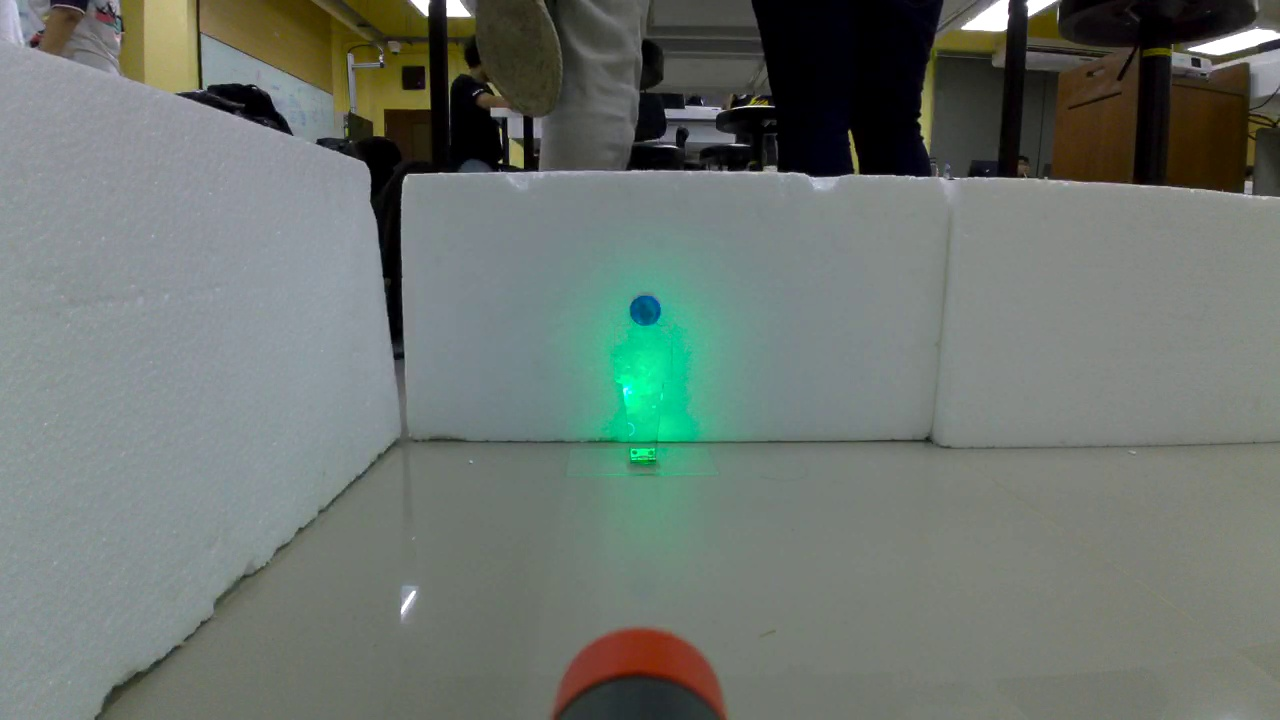
#> input picture boky_man32.jpg, 1280 x 720 px, found by its file name
$ python color_pickler_photo.py
#> lines starting #> are read from the running program, lines starting #| are printed output that depends on the picture; after the words box and inside, x2 and y2 are one past the last pixel; in counts of white or black regions, pixels touching at a corner belong together
import cv2
import numpy as np
import time

def nothing(x):
    pass

# สร้างหน้าต่างสำหรับแถบเลื่อน
cv2.namedWindow("Color Picker")

# รอให้หน้าต่างถูกสร้าง
time.sleep(1)

# สร้างแถบเลื่อนสำหรับแต่ละช่องของ HSV
cv2.createTrackbar("Lower-H", "Color Picker", 0, 180, nothing)
#> slider 'Lower-H' is set to 36
cv2.createTrackbar("Lower-S", "Color Picker", 0, 255, nothing)
#> slider 'Lower-S' is set to 51
cv2.createTrackbar("Lower-V", "Color Picker", 0, 255, nothing)
#> slider 'Lower-V' is set to 51
cv2.createTrackbar("Upper-H", "Color Picker", 180, 180, nothing)
cv2.createTrackbar("Upper-S", "Color Picker", 255, 255, nothing)
cv2.createTrackbar("Upper-V", "Color Picker", 255, 255, nothing)


image_path = r'D:\Subject\Robot Ai\Robot_group\Robot_old_too\boky_man32.jpg'

frame = cv2.imread(image_path)
#> frame is the input picture: shape (720, 1280, 3); mean B, G, R 111.1, 116.9, 108.7

if frame is None:
    print("ไม่สามารถอ่านรูปภาพได้ กรุณาตรวจสอบพาธของไฟล์")
    exit()

while True:
    # สร้างสำเนาของรูปภาพเพื่อไม่ให้กระทบกับภาพต้นฉบับ
    frame_copy = frame.copy()

    # แปลงภาพเป็น HSV
    hsv = cv2.cvtColor(frame_copy, cv2.COLOR_BGR2HSV)
#> hsv: shape (720, 1280, 3); mean H, S, V 69.7, 45.9, 119.9

    # รับค่าจากแถบเลื่อน
    l_h = cv2.getTrackbarPos("Lower-H", "Color Picker")
    l_s = cv2.getTrackbarPos("Lower-S", "Color Picker")
    l_v = cv2.getTrackbarPos("Lower-V", "Color Picker")
    u_h = cv2.getTrackbarPos("Upper-H", "Color Picker")
    u_s = cv2.getTrackbarPos("Upper-S", "Color Picker")
    u_v = cv2.getTrackbarPos("Upper-V", "Color Picker")

    # กำหนดช่วงสี
    lower_range = np.array([l_h, l_s, l_v])
    upper_range = np.array([u_h, u_s, u_v])

    # สร้างมาสก์
    mask = cv2.inRange(hsv, lower_range, upper_range)
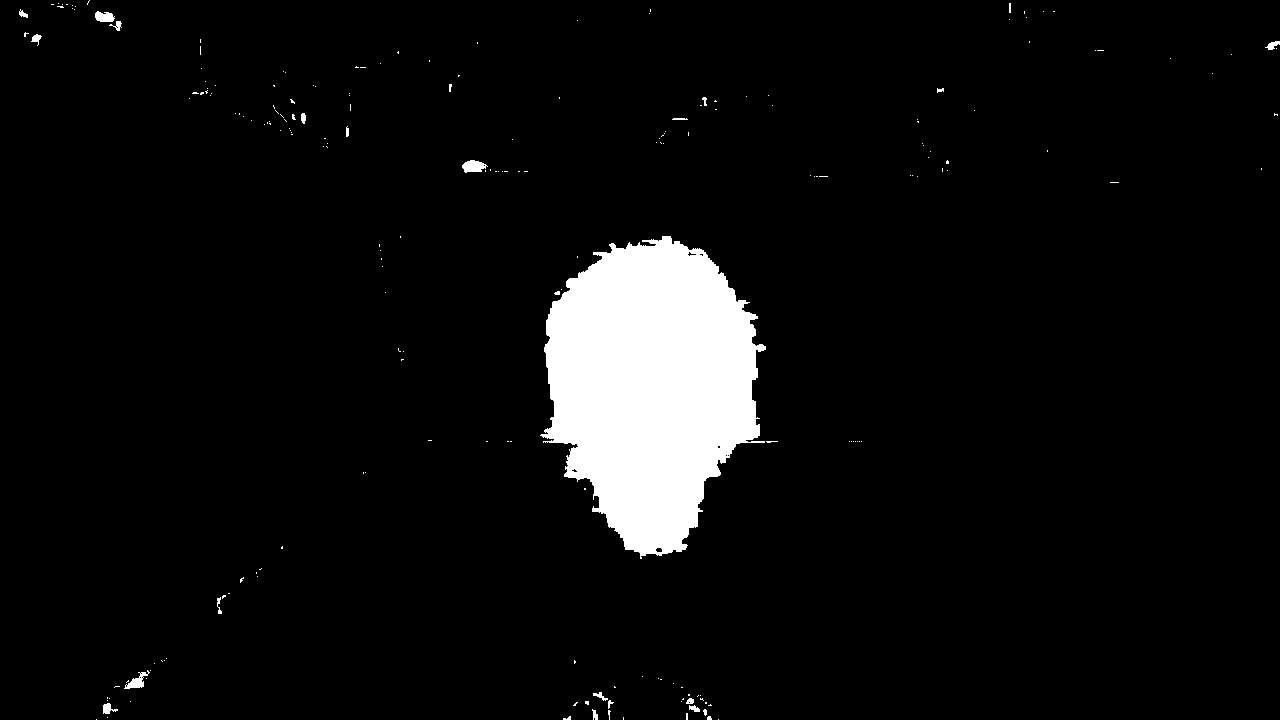
#> mask: shape (720, 1280); 5.6% white; 215 white regions (192 under 20 px), largest, box (x1, y1, x2, y2) and area: (540, 236, 766, 559) 49380, (462, 160, 488, 173) 227, (124, 670, 150, 689) 188

    # ใช้มาสก์กับภาพต้นฉบับ
    result = cv2.bitwise_and(frame_copy, frame_copy, mask=mask)
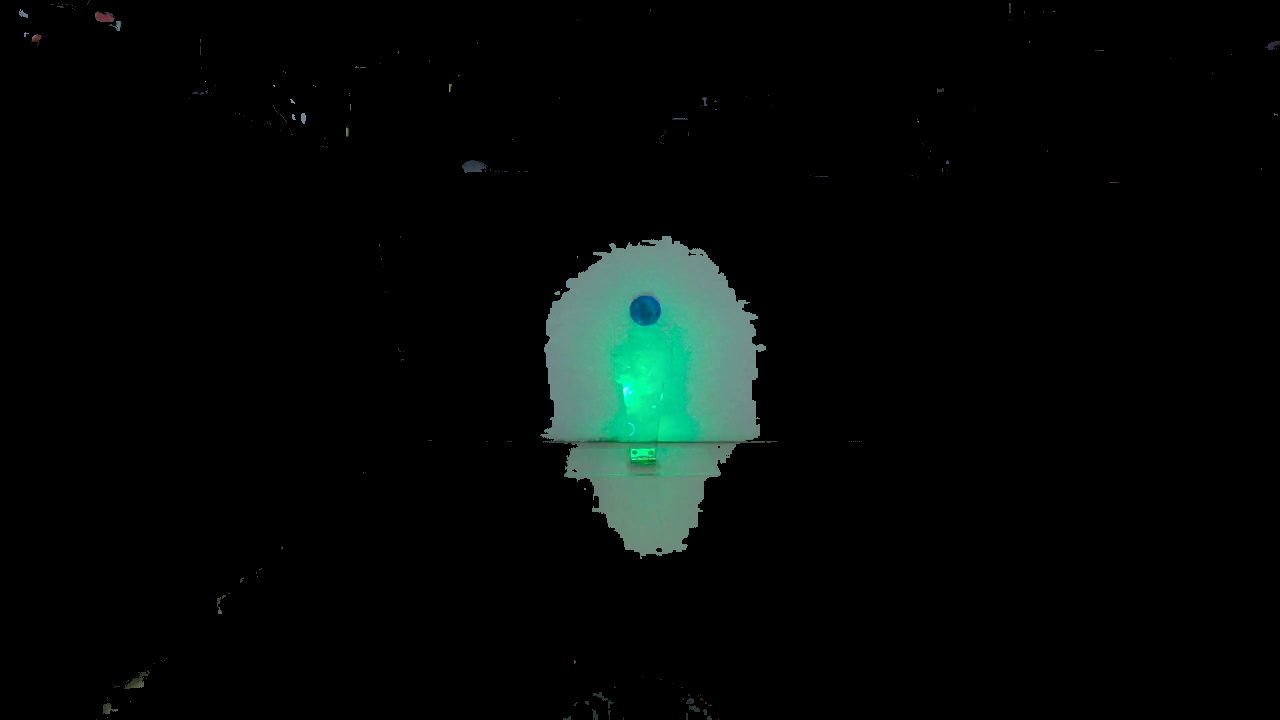
#> result: shape (720, 1280, 3); mean B, G, R 7.4, 8.8, 4.3

    # แสดงภาพ
    cv2.imshow("Original", frame_copy)
    cv2.imshow("Mask", mask)
    cv2.imshow("Result", result)

    # ออกจากลูปเมื่อกด 'q'
    if cv2.waitKey(1) & 0xFF == ord('q'):
#> (key q is pressed here)
        break

# แสดงค่าสุดท้ายที่ได้
print(f"Lower HSV: [{l_h}, {l_s}, {l_v}]")
print(f"Upper HSV: [{u_h}, {u_s}, {u_v}]")

# ปิดทุกหน้าต่าง
cv2.destroyAllWindows()

$ run again, with Coke04.jpg copied over boky_man32.jpg
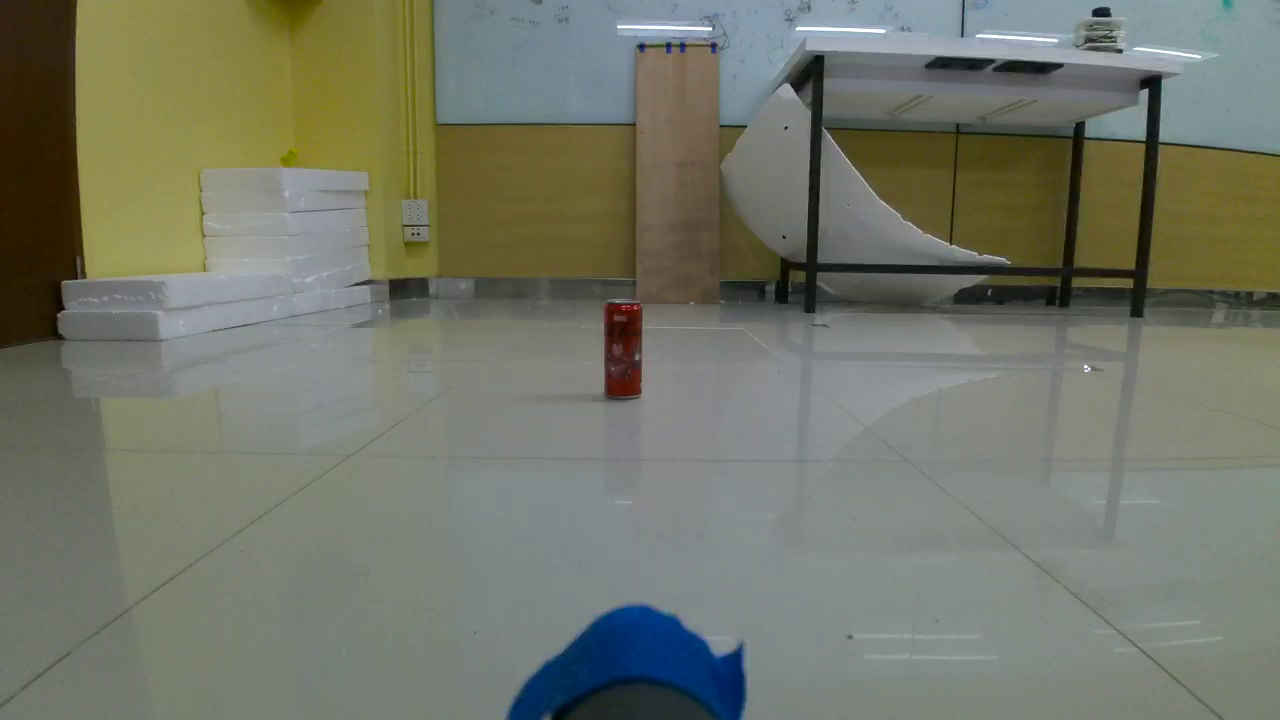
#> input picture Coke04.jpg, 1280 x 720 px, found by its file name
#> frame is the input picture: shape (720, 1280, 3); mean B, G, R 104.2, 118.2, 114.6
#> hsv: shape (720, 1280, 3); mean H, S, V 55.9, 56.3, 122.2
#> `mask = cv2.inRange(hsv, lower_range, upper_range)`:
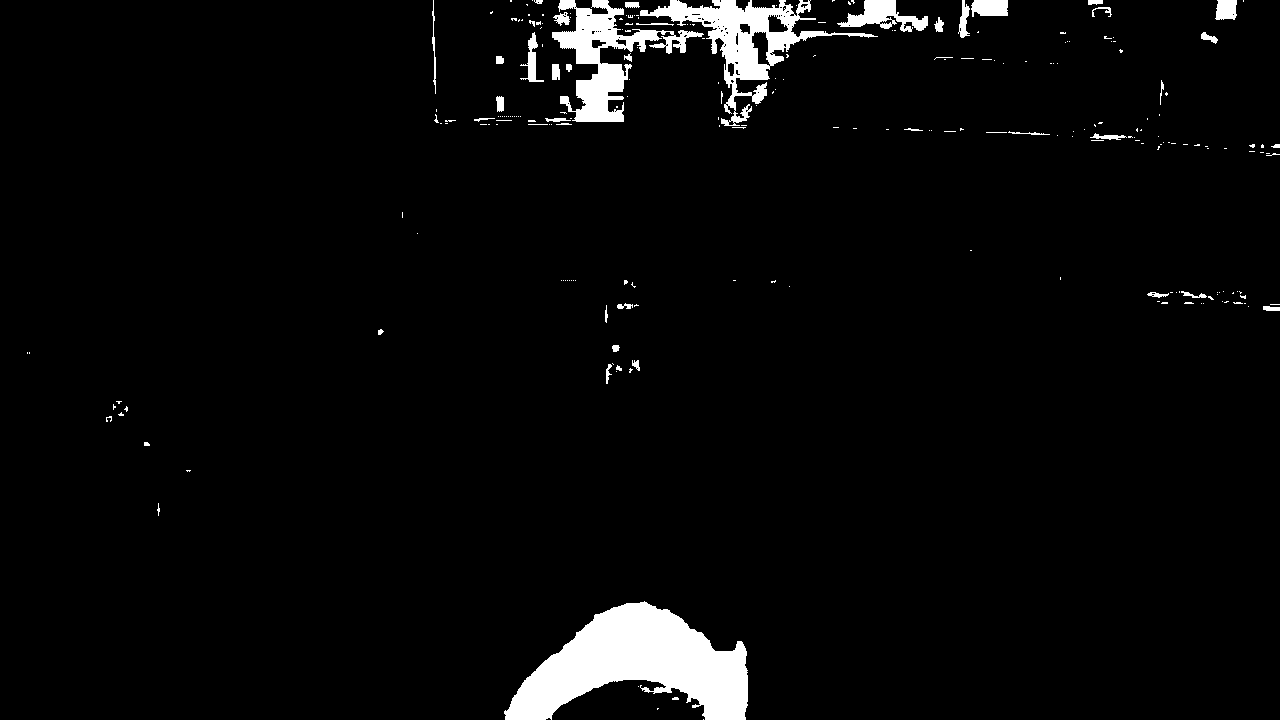
#> mask: shape (720, 1280); 3.7% white; 241 white regions (196 under 20 px), largest, box (x1, y1, x2, y2) and area: (504, 601, 748, 720) 16006, (640, 0, 878, 126) 6464, (552, 0, 704, 122) 5785
#> `result = cv2.bitwise_and(frame_copy, frame_copy, mask=mask)`:
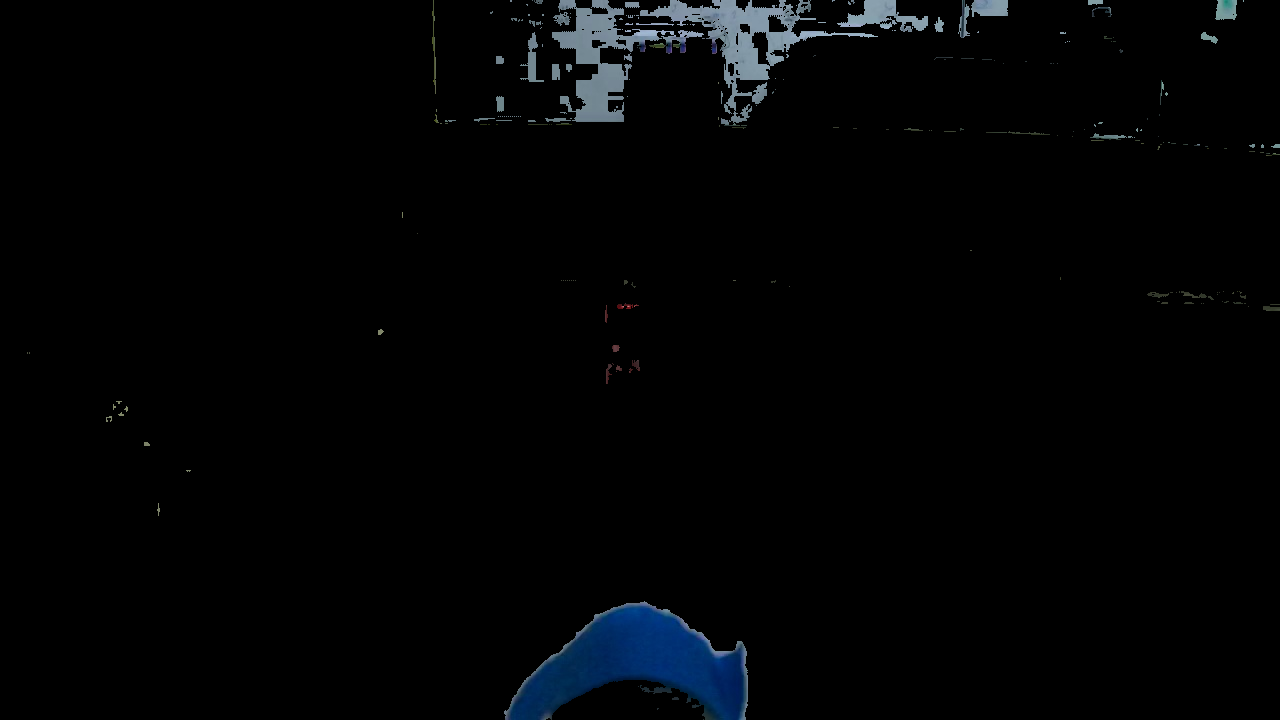
#> result: shape (720, 1280, 3); mean B, G, R 4.7, 3.6, 2.5
